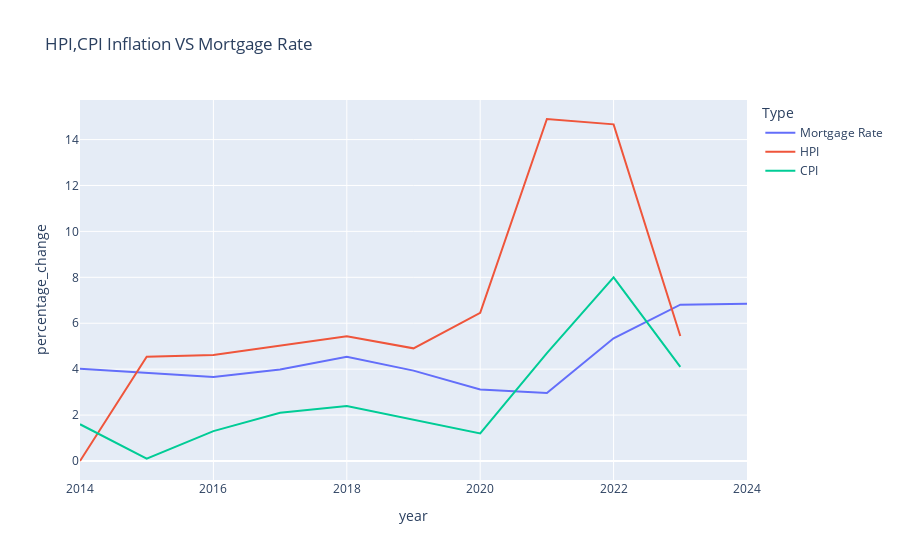

Source (notebook cell):
### Code cell
HPI_inflation_vs_MR_CPI()

### Figure 1 — Plotly figure (JSON) as saved in the notebook; plotly's stock layout.template omitted (floating-point values rounded to 4 significant figures)
{"data": [{"hovertemplate": "Type=Mortgage Rate<br>year=%{x}<br>percentage_change=%{y}<extra></extra>", "legendgroup": "Mortgage Rate", "line": {"color": "#636efa", "dash": "solid"}, "marker": {"symbol": "circle"}, "mode": "lines", "name": "Mortgage Rate", "orientation": "v", "showlegend": true, "type": "scatter", "x": [2014, 2015, 2016, 2017, 2018, 2019, 2020, 2021, 2022, 2023, 2024], "xaxis": "x", "y": [4.022, 3.851, 3.654, 3.99, 4.545, 3.936, 3.112, 2.958, 5.344, 6.807, 6.852], "yaxis": "y"}, {"hovertemplate": "Type=HPI<br>year=%{x}<br>percentage_change=%{y}<extra></extra>", "legendgroup": "HPI", "line": {"color": "#EF553B", "dash": "solid"}, "marker": {"symbol": "circle"}, "mode": "lines", "name": "HPI", "orientation": "v", "showlegend": true, "type": "scatter", "x": [2014, 2015, 2016, 2017, 2018, 2019, 2020, 2021, 2022, 2023, 2024], "xaxis": "x", "y": [0, 4.539, 4.62, 5.024, 5.434, 4.907, 6.45, 14.9, 14.66, 5.444, null], "yaxis": "y"}, {"hovertemplate": "Type=CPI<br>year=%{x}<br>percentage_change=%{y}<extra></extra>", "legendgroup": "CPI", "line": {"color": "#00cc96", "dash": "solid"}, "marker": {"symbol": "circle"}, "mode": "lines", "name": "CPI", "orientation": "v", "showlegend": true, "type": "scatter", "x": [2014, 2015, 2016, 2017, 2018, 2019, 2020, 2021, 2022, 2023, 2024], "xaxis": "x", "y": [1.6, 0.1, 1.3, 2.1, 2.4, 1.8, 1.2, 4.7, 8, 4.1, null], "yaxis": "y"}], "layout": {"autosize": true, "legend": {"title": {"text": "Type"}, "tracegroupgap": 0}, "title": {"text": "HPI,CPI Inflation VS Mortgage Rate"}, "xaxis": {"anchor": "y", "autorange": true, "domain": [0, 1], "range": [2014, 2024], "title": {"text": "year"}, "type": "linear"}, "yaxis": {"anchor": "x", "autorange": true, "domain": [0, 1], "range": [-0.8275, 15.72], "title": {"text": "percentage_change"}, "type": "linear"}}}
